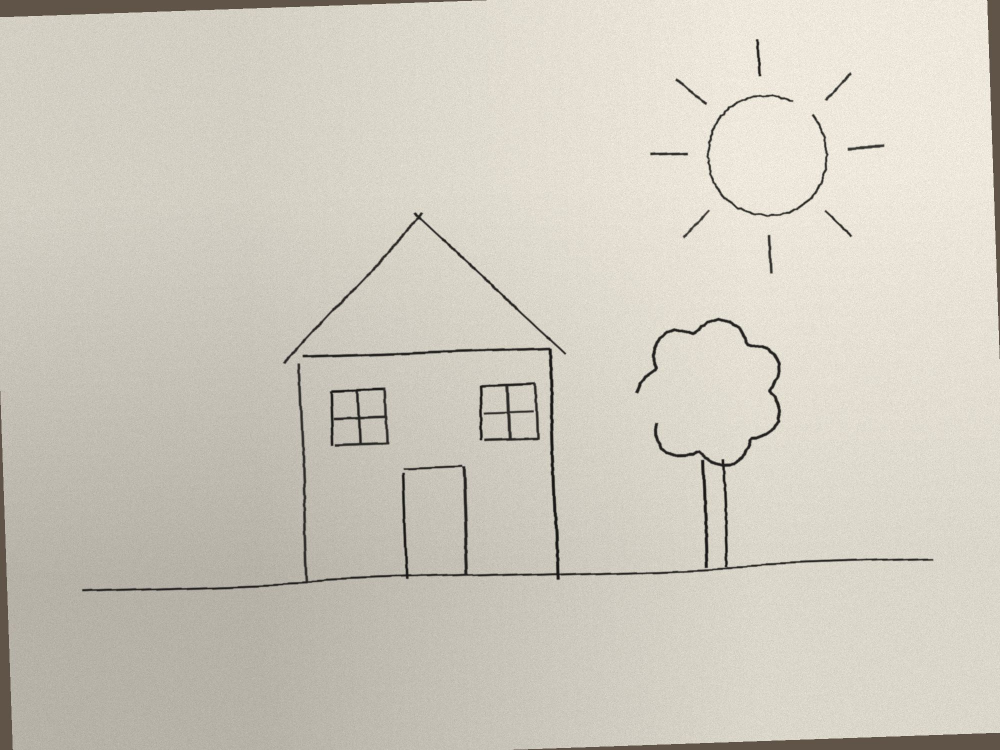
#> input picture evals/tool-comparison/fixtures/sketch.jpg, 2000 x 1500 px, found by its file name (shown at 1/2 size)
$ python s1.py
#> lines starting #> are read from the running program, lines starting #| are printed output that depends on the picture; after the words box and inside, x2 and y2 are one past the last pixel; in counts of white or black regions, pixels touching at a corner belong together
import cv2,numpy as np
im=cv2.imread('/home/user/Vixl/evals/tool-comparison/fixtures/sketch.jpg')
#> im is the input picture: shape (1500, 2000, 3); mean B, G, R 191.7, 203.2, 207.8
src=np.float32([[0,34],[1973,0],[1999,1465],[26,1499]])
W=2000; H=round(2000*1465/1973)
dst=np.float32([[0,0],[W,0],[W,H],[0,H]])
M=cv2.getPerspectiveTransform(src,dst)
w=cv2.warpPerspective(im,M,(W,H),flags=cv2.INTER_CUBIC,borderMode=cv2.BORDER_REPLICATE)
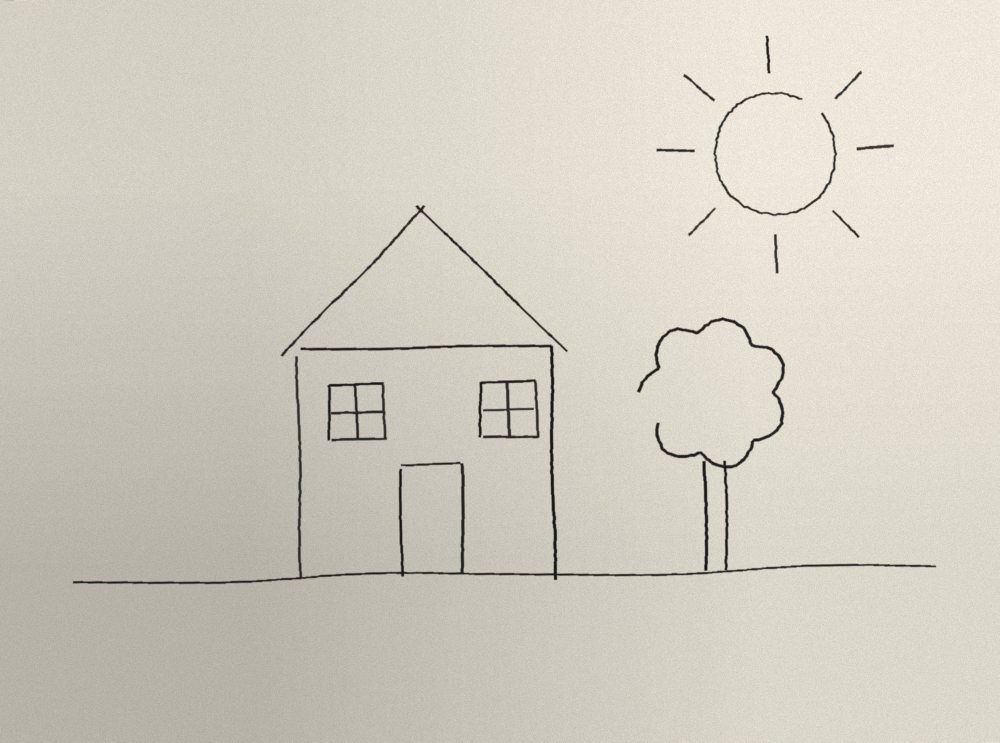
#> w: shape (1485, 2000, 3) (shown at 1/2 size); mean B, G, R 193.8, 205.3, 209.7
g=cv2.cvtColor(w,cv2.COLOR_BGR2GRAY).astype(np.float32)
bg=cv2.morphologyEx(g,cv2.MORPH_CLOSE,np.ones((25,25),np.uint8))
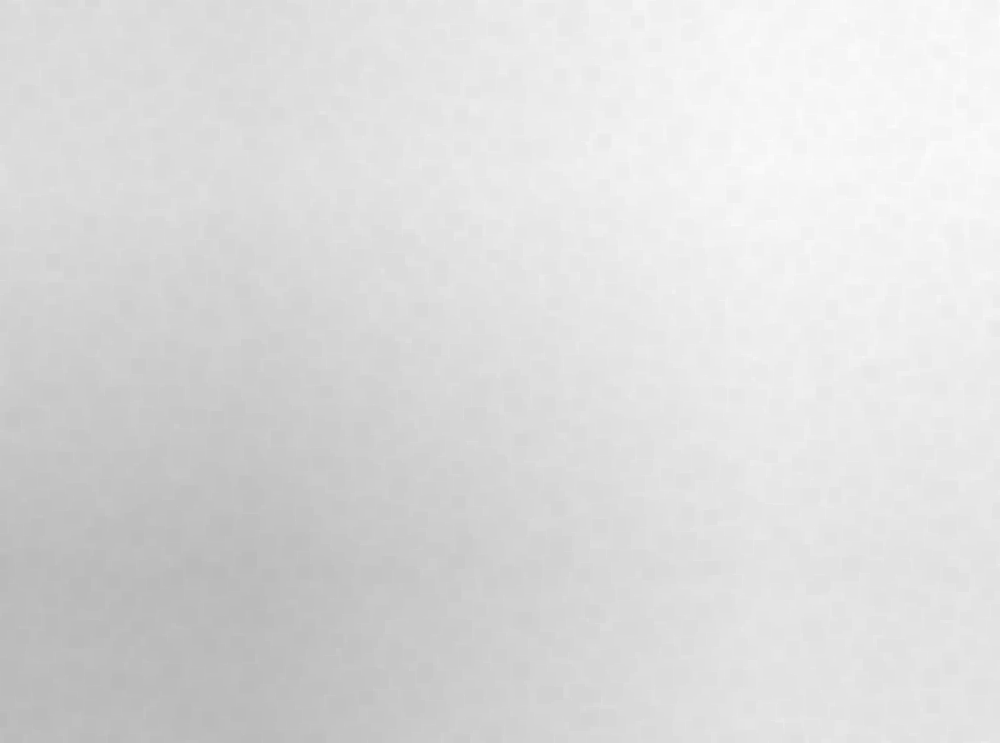
#> bg: shape (1485, 2000) float32 (shown at 1/2 size); min 185, max 254, mean 219.8
bg=cv2.GaussianBlur(bg,(0,0),15)
n=np.clip(g/bg*255,0,255).astype(np.uint8)
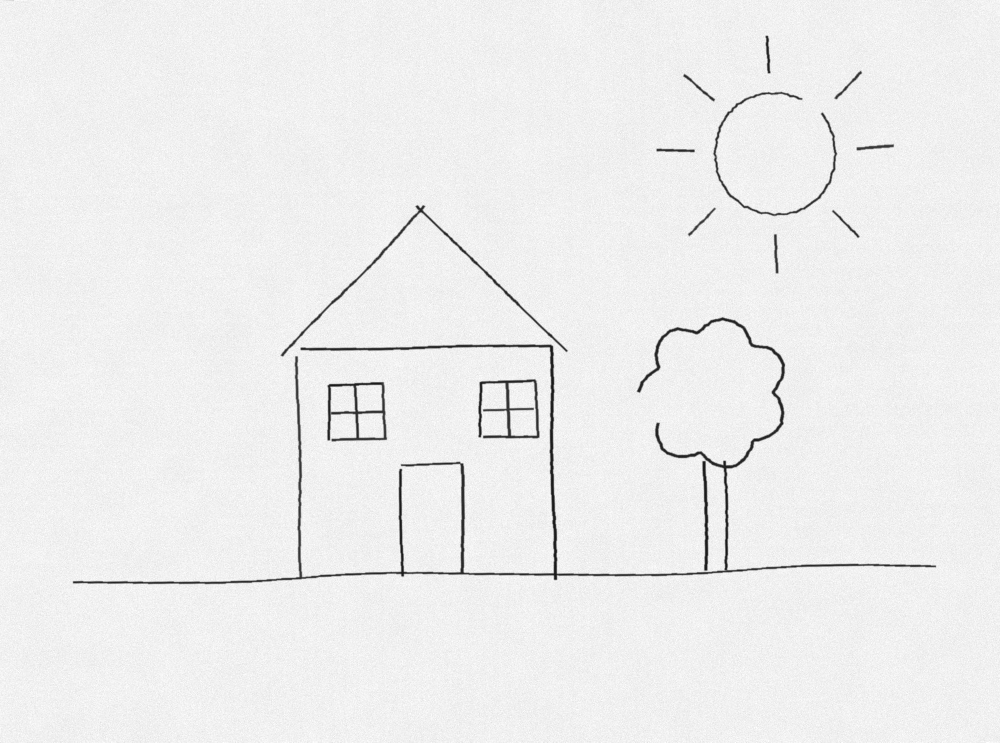
#> n: shape (1485, 2000) (shown at 1/2 size); min 10, max 255, mean 237.7
cv2.imwrite('norm.png',n)
b=(n<150).astype(np.uint8)*255
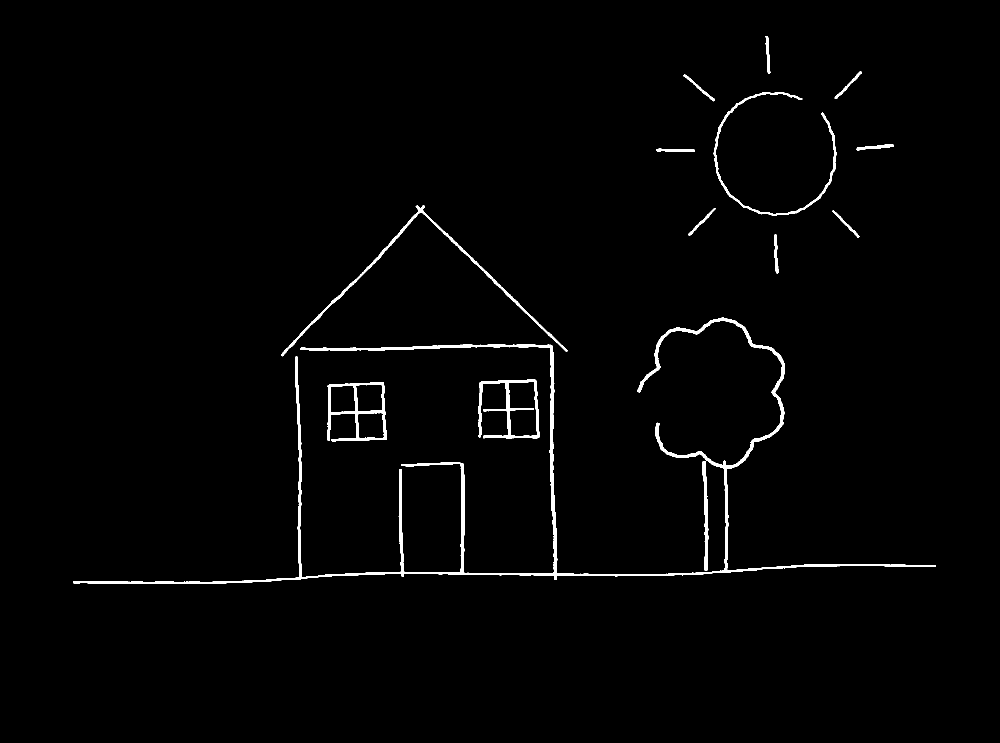
#> b: shape (1485, 2000) (shown at 1/2 size); 1.4% white; 14 white regions, largest, box (x1, y1, x2, y2) and area: (146, 635, 1872, 1168) 24033, (562, 411, 1135, 713) 3785, (956, 759, 1079, 877) 3288
# remove speckles
nl,lab,st,_=cv2.connectedComponentsWithStats(b)
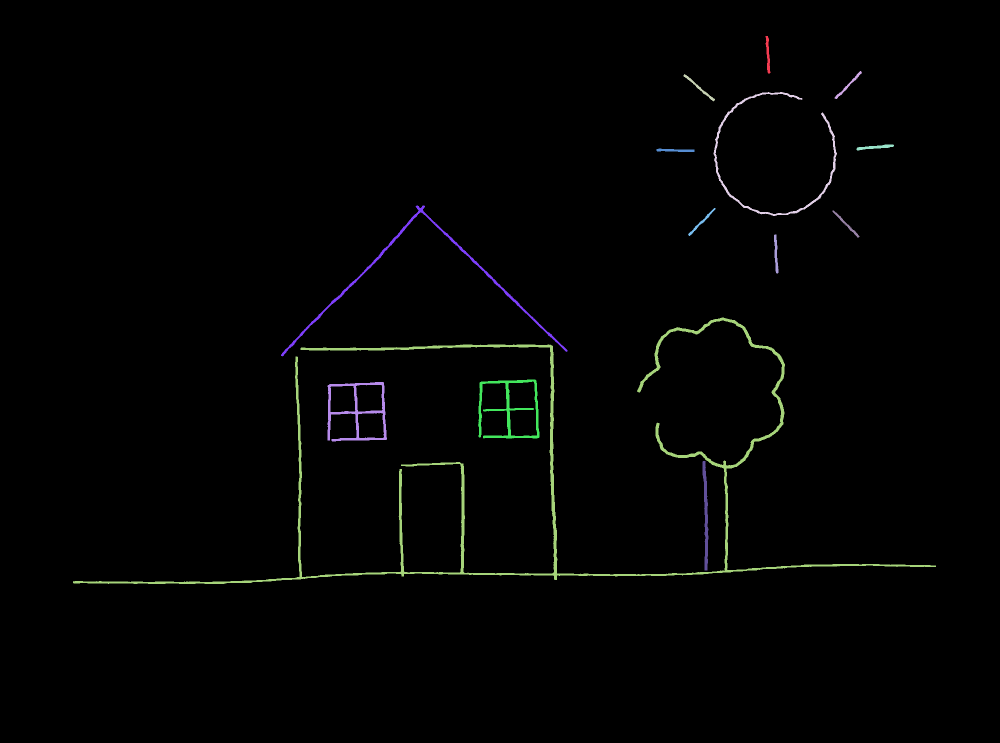
#> lab: shape (1485, 2000) int32 (shown at 1/2 size); 15 distinct labels, from 0 to 14; one colour per label, 0 black
#> nl = 15; st = 15 rows, first 6: [0, 0, 2000, 1485, 2928250], [1531, 72, 10, 75, 396], [1669, 142, 55, 56, 356], [1367, 148, 63, 55, 372], [1427, 184, 247, 248, 3027], [1713, 289, 75, 12, 424]
keep=np.zeros_like(b)
for i in range(1,nl):
    if st[i,4]>=40: keep[lab==i]=255
# trim near borders
keep[:15,:]=0;keep[-15:,:]=0;keep[:,:15]=0;keep[:,-15:]=0
cv2.imwrite('bin.png',255-keep)
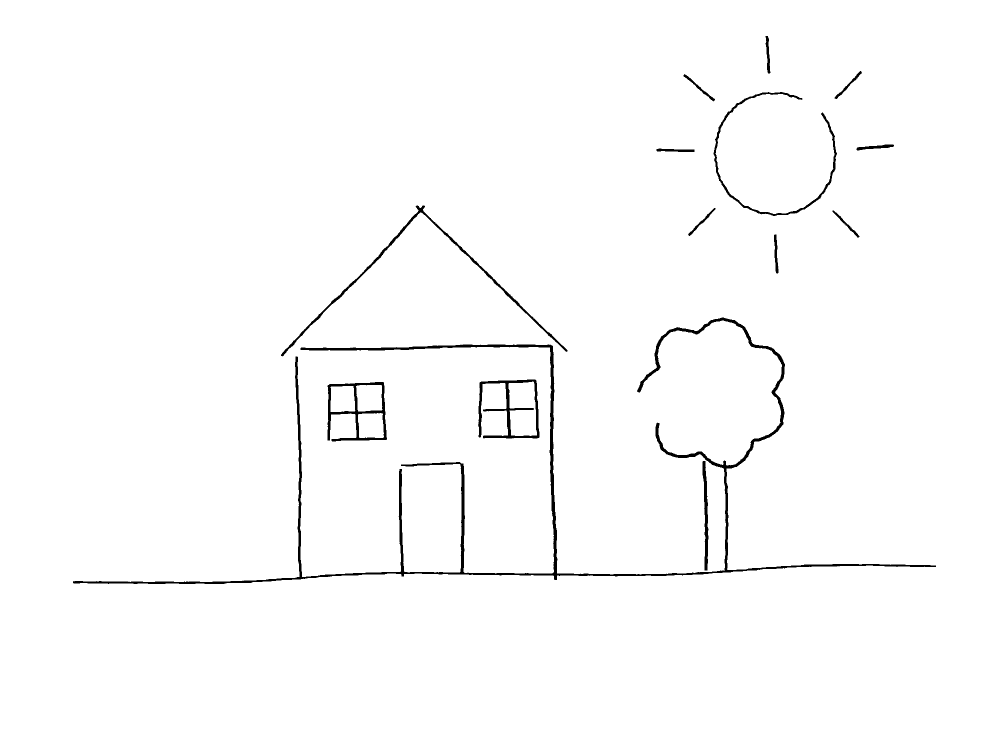
#> saved as bin.png: shape (1485, 2000) (shown at 1/2 size); 98.6% white; 14 black regions, largest, box (x1, y1, x2, y2) and area: (146, 635, 1872, 1168) 24033, (562, 411, 1135, 713) 3785, (956, 759, 1079, 877) 3288
print(W,H)
